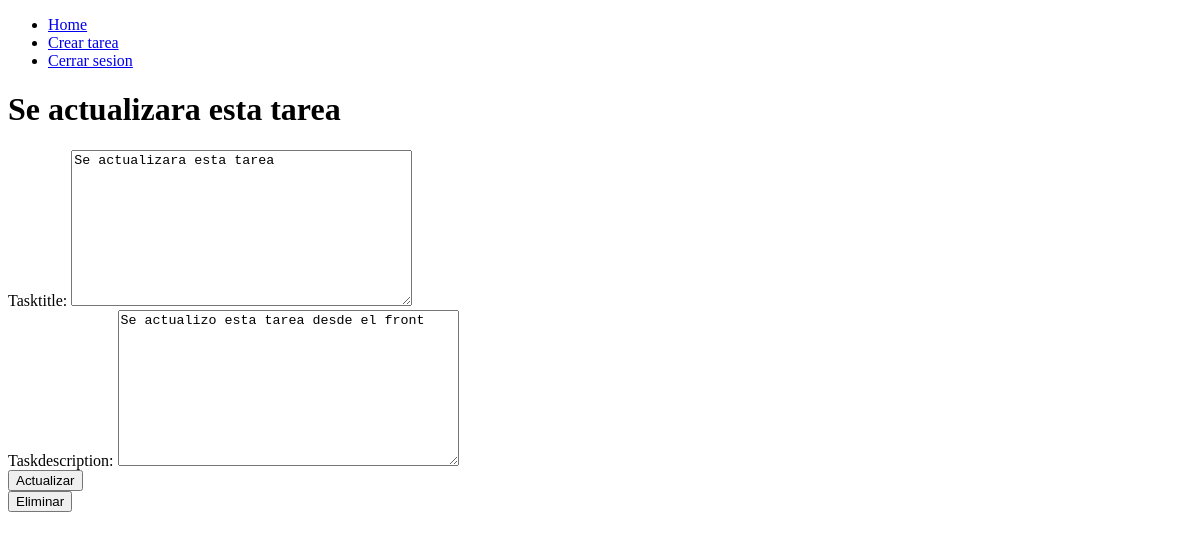
The app's page /task/5/update (signed in), older data.
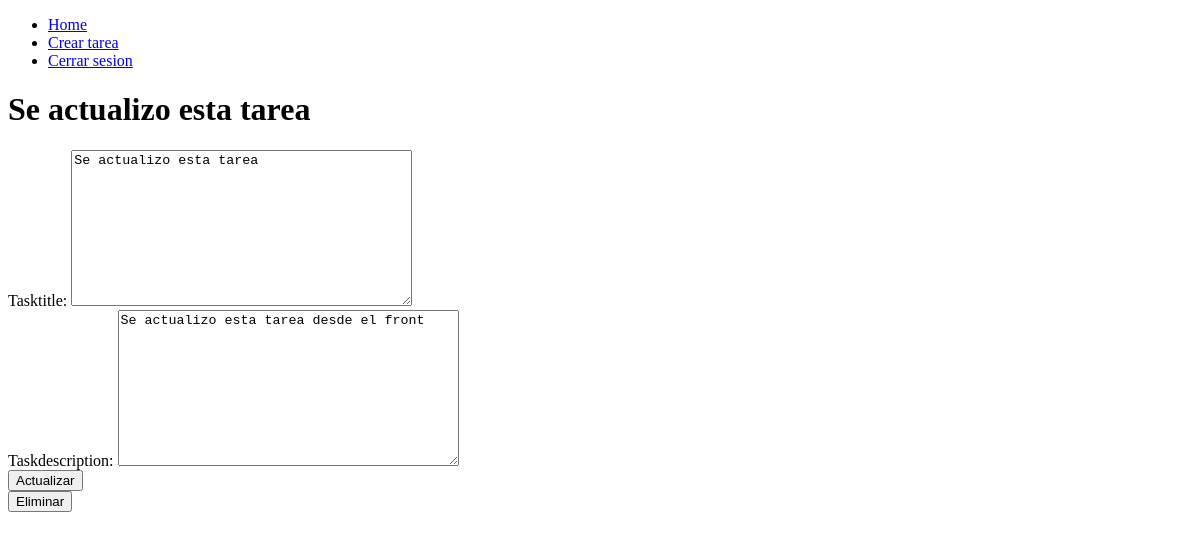
The same page, newer data.
### taskmanager/models.py (models this page shows)
class task(models.Model):
    tasktitle = models.TextField(max_length=100)
    taskdescription = models.TextField(blank=False)
    email = models.ForeignKey(User, on_delete=models.CASCADE)

### taskmanager/views.py (the view, shortened to what this page needs)
# urls.py: path('task/<int:task_id>/update', views.updatetask, name='updatetask'),
@login_required
def updatetask(req, task_id):
    task_update = get_object_or_404(task, pk=task_id, email = req.user)
    if req.method == 'GET':
        form = FormNewTask(instance=task_update)
        return render(req, 'formUpdateTask.html', {
                'task': task_update,
                'formUpdate': form
        })

### taskmanager/forms.py
class FormNewTask(ModelForm):
    class Meta:
        model= task
        fields = ['tasktitle', 'taskdescription']

### taskmanager/templates/formUpdateTask.html (shortened to what this page needs)
{% extends 'index.html' %}
{% block content %}
<h1>{{task.tasktitle}}</h1>
<form method="POST">
    {{formUpdate}}
    <button>Actualizar</button>
</form>
<form action="{% url 'deletetask' task.id %}" method="POST">
    <button>Eliminar</button>
</form>
{% endblock %}

Row changes from the older to the newer data that the page shows:
changed task "Se actualizo esta tarea desde el front": tasktitle "Se actualizara esta tarea" → "Se actualizo esta tarea"
